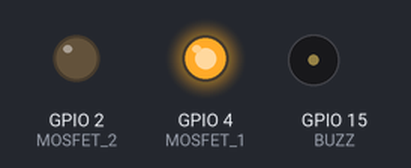
This program was run on a simulated ESP32. Shown: output pins drawn as LEDs (lit = HIGH), buzzer (waves = sounding, pin HIGH). What the program prints to the serial monitor is not drawn.

Above: at 0.5 s.
At 1.5 s:
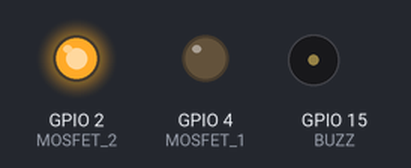
At 2.5 s:
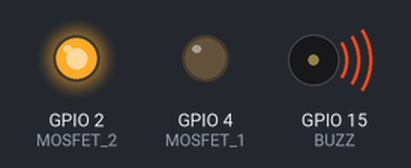
Timing chart, 0 to 3.5 s (numbered marks = the images above):
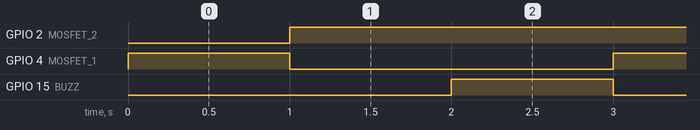

Measured:
- by itself, GPIO 2 (MOSFET_2): LOW → HIGH at 1.0 s
- by itself, GPIO 4 (MOSFET_1), GPIO 15 (BUZZ): alternates HIGH for 1.0 s and LOW for 2.0 s
- by itself, everything shown: repeats every 3.0 s, in 4 steps

The program:

main.cpp
```cpp
#include <Arduino.h>
#include <IRremote.h>

#define BUZZ 15
#define MOSFET_1 4
#define MOSFET_2 2

const byte IR_RECEIVE_PIN = 23;

void setup()
{
  Serial.begin(115200);
  pinMode(MOSFET_1, OUTPUT);
  pinMode(MOSFET_2, OUTPUT);
  pinMode(BUZZ, OUTPUT);
  IrReceiver.begin(IR_RECEIVE_PIN, ENABLE_LED_FEEDBACK);
  while (!Serial) // Wait for the serial connection to be establised.
    delay(50);
  Serial.println();
  Serial.print("Waiting for IR Signal...");
}

void loop()
{
 digitalWrite(MOSFET_1, HIGH);
 Serial.print("MOSFET_1 ON");
 delay(1000);
 digitalWrite(MOSFET_1, LOW);
 digitalWrite(MOSFET_2, HIGH);
 Serial.print("MOSFET_2 ON");
 delay(1000);
 digitalWrite(MOSFET_1, LOW);
 digitalWrite(BUZZ, HIGH);
 Serial.print("BUZZER ON");
 delay(1000);
 digitalWrite(BUZZ, LOW);
}


//  if (IrReceiver.decode())
//   {
//     switch (IrReceiver.decodedIRData.command)
//     {
//     case 0x92:
//       digitalWrite(MOSFET_1, !digitalRead(MOSFET_1));
//       Serial.println("<OUTPUT 1 Engaged>");
//       break;

//     case 0x93:
//       digitalWrite(MOSFET_2, !digitalRead(MOSFET_2));
//       Serial.println("<OUTPUT 2 Engaged>");
//       break;

//     case 0x9C:
//       digitalWrite(BUZZ, !digitalRead(BUZZ));
//       //  Serial.println("btn3");
//       break;

//     default:
//       Serial.println(IrReceiver.decodedIRData.command, HEX);
//       //        Serial.println("Default");
//     }
//     IrReceiver.resume(); // Receive the Next Value
//   }
```
